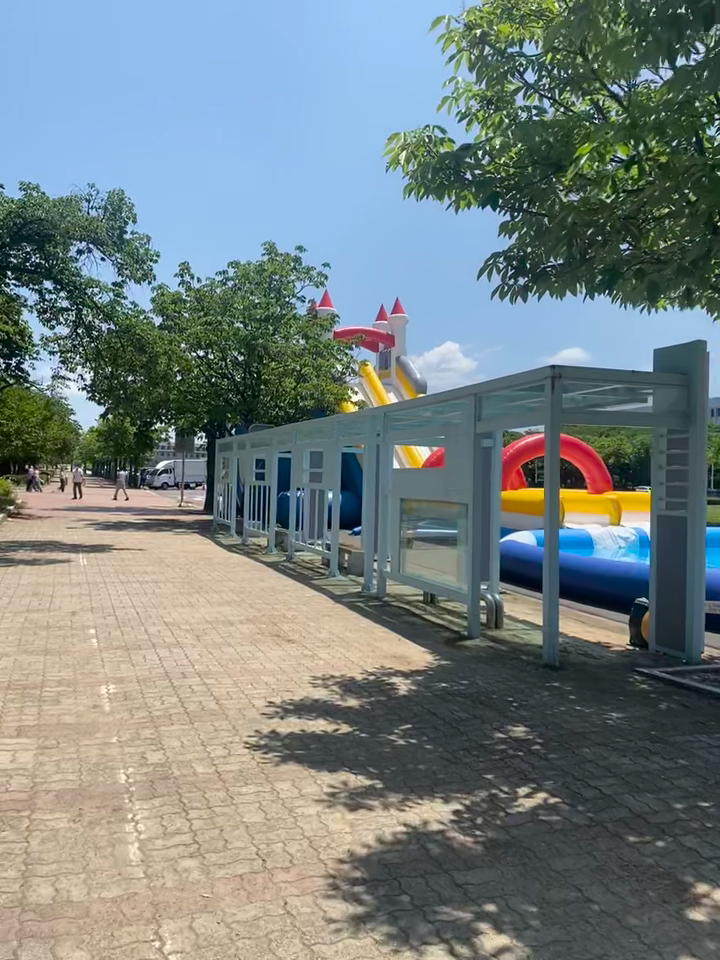
#> input picture frame 7 of KakaoTalk_20230523_124248958.mp4, 720 x 960 px
$ python edgeDetection.py
#> lines starting #> are read from the running program, lines starting #| are printed output that depends on the picture; after the words box and inside, x2 and y2 are one past the last pixel; in counts of white or black regions, pixels touching at a corner belong together
'''
import numpy as np
import cv2

imgfile = '400_300.jpg' #
img = cv2.imread(imgfile, cv2.IMREAD_COLOR)   # imgfile을 읽어옴
img_YCrCb = cv2.cvtColor(img, cv2.COLOR_BGR2YCrCb)  # RGB -> YCrCb

img=cv2.resize(img,(400,300))
cv2.imshow('INPUT IMAGE', img)

Y, Cr, Cb = cv2.split(img_YCrCb)    # Y, Cr, Cb 성분을 분리
Y=cv2.resize(Y,(400,300))
cv2.imshow('GRAY IMAGE', Y)

CEdge = cv2.Canny(Y, 50, 200, 3)
Lines = cv2.HoughLines(CEdge, 1, np.pi/180, 150)

for i in Lines:
    rho, theta = i[0]
    a = np.cos(theta); b = np.sin(theta)
    x0 = a * rho; y0 = b * rho
    x1 = int(x0 + 1000 * (-b))
    y1 = int(y0 + 1000 * (a))
    x2 = int(x0 - 1000 * (-b))
    y2 = int(y0 - 1000 * (a))
    cv2.line(img, (x1, y1), (x2, y2), (0,255,255), 1)

cv2.imshow('LINE DISPLAY', img)    # RGB 원본(Lines 포함)
CEdge=cv2.resize(CEdge,(400,300))
cv2.imshow('EDGE DISPLAY', CEdge)   # Canny Edge Detection 결과
cv2.waitKey(0)

'''

'''
import numpy as np
import cv2

img=cv2.imread('400_300.jpg') #img 받아오기
img=cv2.resize(img, (400,300)) #사진크기 조정
cv2.imshow('img', img) #원본 img 출력
img_YCbCr=cv2.cvtColor(img, cv2.COLOR_BGR2YCrCb) #원본 img를 YCbCr형태로 변환
y, cb, cr=cv2.split(img_YCbCr) #각 원소 분리

for i in range(5):
    y=cv2.blur(y,(3,3)) #edge잡을 때 원하지 않는 부분 검출을 줄이기 위해 blur실행

edge=cv2.Canny(y,10,30) #YCbCr에서 Y성분을 이용하여 edge 검출
edge=np.mat(edge) #HoughLines()함수에서 사용해야하므로 mat형태로 변형
line=cv2.HoughLines(edge,1,np.pi/180,125) #HoughLines()를 이용하여 직선 검출

for i in line: #원본 img에 검출한 직선 성분 긋기
    r,t=i[0]
    a=np.cos(t)
    b=np.sin(t)
    x1=int(a*r+1000*(-b))
    y1=int(b*r+1000*a)
    x2=int(a*r-1000*(-b))
    y2=int(b*r-1000*a)
    cv2.line(img, (x1,y1),(x2,y2),(0,0,255),2)

cv2.imshow('gray',y) #YCbCr에서 Y성분 출력
cv2.imshow('Edge',edge) #검출한 edge 출력
cv2.imshow('line', img) #원본 이미지에 검출한 선을 그은 결과물 출력
cv2.waitKey(0)

'''

'''
컴퓨터비젼 report#7
22012225 손보경

'''

import cv2
import numpy as np

# 비디오 파일 열기
video = cv2.VideoCapture('KakaoTalk_20230523_124248958.mp4')

while True:
    ret, frame = video.read()
#> frame is the input picture: shape (960, 720, 3); mean B, G, R 129.2, 129.3, 117.9
    frame = cv2.resize(frame, (400, 300)) #영상이미지 크기 조정
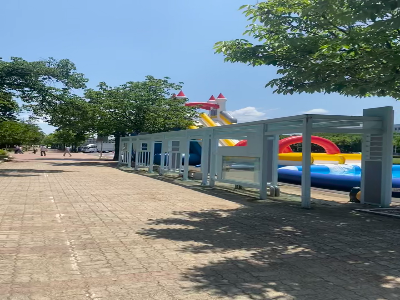
#> frame: shape (300, 400, 3); mean B, G, R 129.1, 129.3, 117.8
    cv2.imshow('Original', frame)

    YCbCr = cv2.cvtColor(frame, cv2.COLOR_BGR2YCrCb) # 원본-> YCbCr 형태로 변환
#> YCbCr: shape (300, 400, 3); mean of channels 0, 1, 2 125.8, 122.3, 129.9

    # YCbCr에서 Y 성분 분리
    y, cb, cr = cv2.split(YCbCr)
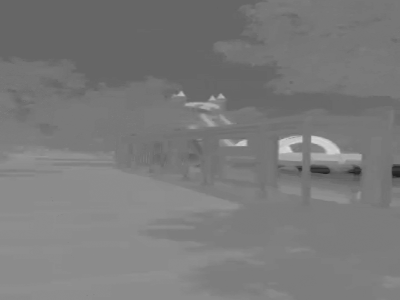
#> cb: shape (300, 400); min 32, max 219, mean 122.3
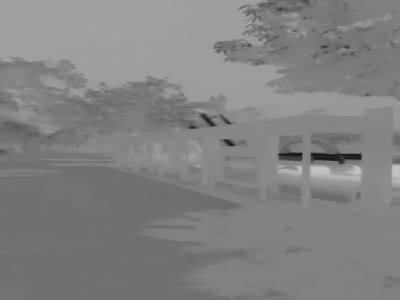
#> cr: shape (300, 400); min 20, max 200, mean 129.9
    for i in range(5):
        y = cv2.blur(y, (3, 3))
#> this loop made 5 passes
#> pass 1, `y = cv2.blur(y, (3, 3))`:
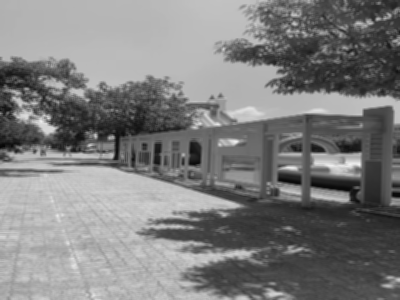
#> y: shape (300, 400); min 7, max 244, mean 125.8
#> after the loop:
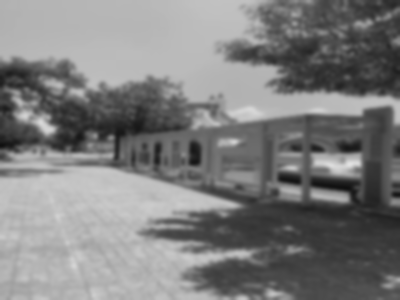
#> y: shape (300, 400); min 15, max 226, mean 125.8

    edge = cv2.Canny(y, 10, 30) #y정보 이용해 canny Edge Detection
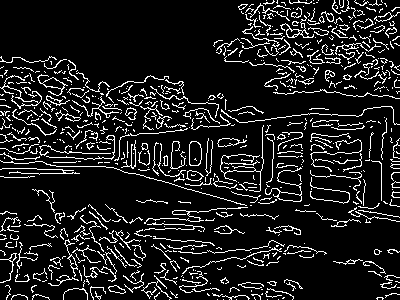
#> edge: shape (300, 400); 11.7% white in thin lines or dots
    edge = np.mat(edge)# Hough Line Transform을 위해 mat 형태로 변환

    # Hough Line Transform을 이용하여 직선 검출
    lines = cv2.HoughLines(edge, 1, np.pi / 180, 120) #적용이미지,거리해상도,각도해상도,스레스홀드값
#> lines = [[151, 1.59], [168, 1.55], [155, 1.61]]

    if lines is not None:
        for line in lines:
            r, t = line[0]
            a = np.cos(t)
            b = np.sin(t)
            x1 = int(a * r + 1000 * (-b))
            y1 = int(b * r + 1000 * a)
            x2 = int(a * r - 1000 * (-b))
            y2 = int(b * r - 1000 * a)
            cv2.line(frame, (x1, y1), (x2, y2), (0, 0, 255), 2)
#> this loop made 3 passes
#> (r, t, a, b, x1, y1, x2, y2) on passes 1 to 3: (151, 1.59, -0.0175, 1, -1002, 133, 997, 168), (168, 1.55, 0.0175, 1, -996, 185, 1002, 150), (155, 1.61, -0.0349, 0.999, -1004, 120, 993, 189)
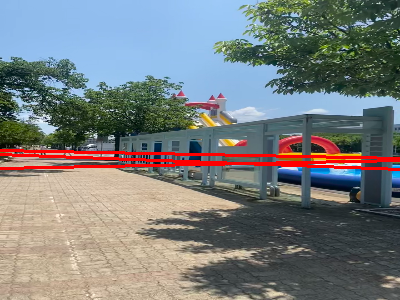
#> frame: shape (300, 400, 3); 2.85% of pixels changed, all inside (x1, y1, x2, y2) = (0, 149, 400, 171)

    cv2.imshow('Y(gray)', y)
    cv2.imshow('Edge', edge)
    cv2.imshow('Line', frame)

    if cv2.waitKey(1) == 27:  # esc 누르면 종료
#> (key Esc is pressed here)
        break


cv2.waitKey(0)
video.release()
cv2.destroyAllWindows()

$ run again, starting later in the video
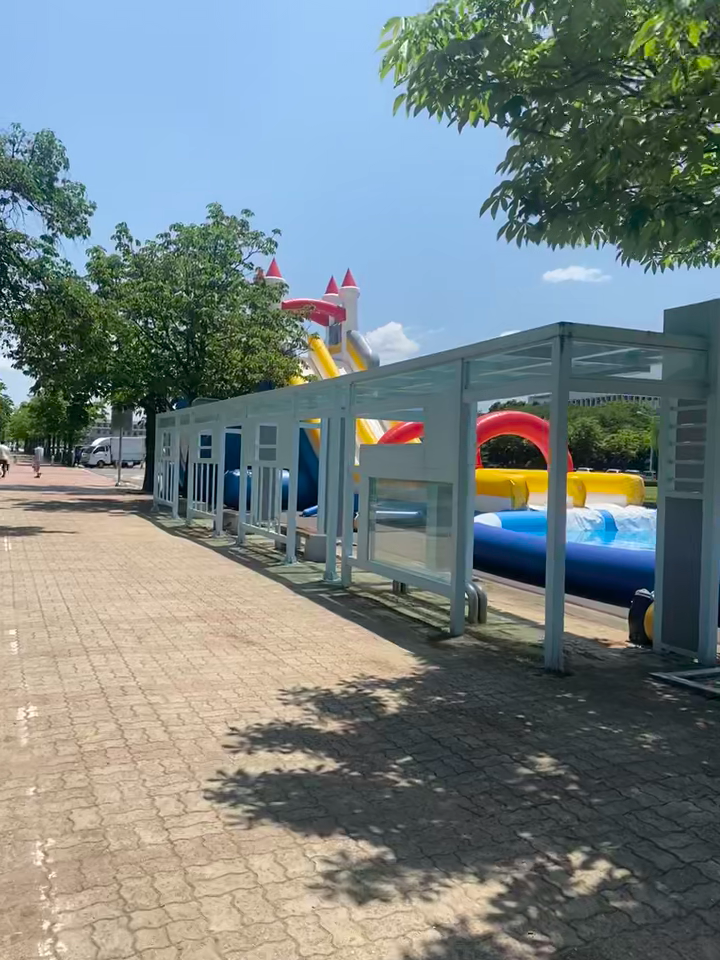
#> input picture frame 32 of KakaoTalk_20230523_124248958.mp4, 720 x 960 px
#> frame is the input picture: shape (960, 720, 3); mean B, G, R 129.1, 129.4, 117.9
#> YCbCr: shape (300, 400, 3); mean of channels 0, 1, 2 125.8, 122.3, 129.8
#> `edge = cv2.Canny(y, 10, 30)`:
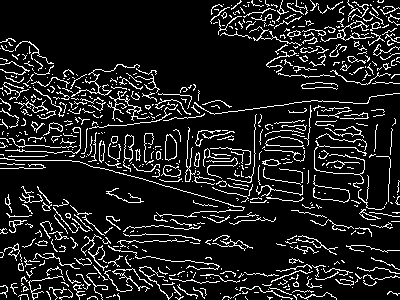
#> edge: shape (300, 400); 12.1% white in thin lines or dots
#> lines = [[150, 1.61], [149, 1.62]]
#> the loop `for line in lines:` made 2 passes
#> (r, t, a, b, x1, y1, x2, y2) on passes 1 to 2: (150, 1.61, -0.0349, 0.999, -1004, 115, 994, 184), (149, 1.62, -0.0523, 0.999, -1006, 96, 990, 201)
#> after the loop `for line in lines:`:
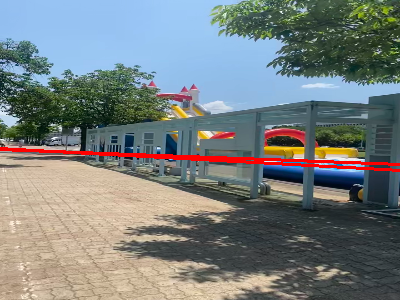
#> frame: shape (300, 400, 3); mean B, G, R 126.6, 127.3, 120.5
